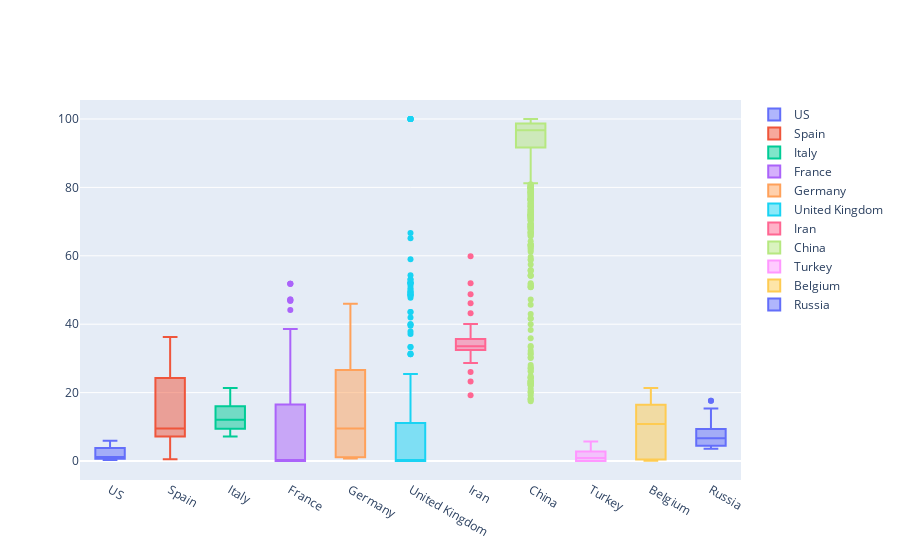

Notebook source saved alongside this figure:
### Code cell
data = []

for country in top_confirmed_rus:
    data.append(
        go.Box(y=df_corona_clean[df_corona_clean['Country/Region']==country].recovery_level, 
               name=country)
    )
iplot(data, show_link = False)
